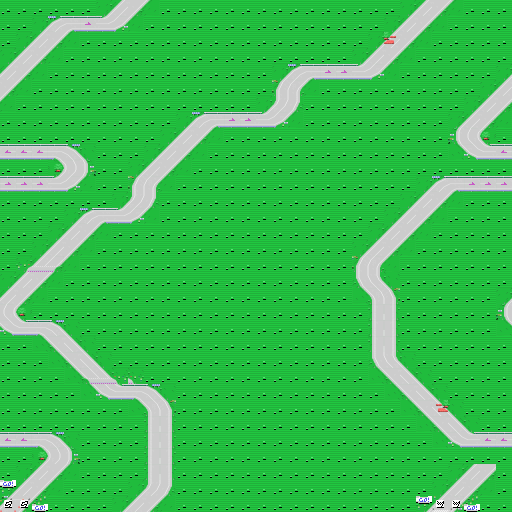

Tiled map render using the project's own tile images. Description and the whole map definition, tile-layer contents included, below:
An orthogonal 32x32 tile map with 16x16 px tiles, 1 tile layer (Capa de Patrones 1), 2 tilesets and 1 object.

<map version="1.0" orientation="orthogonal" width="32" height="32" tilewidth="16" tileheight="16">
 <tileset firstgid="1" name="tileset" tilewidth="16" tileheight="16">
  <image source="tileset.png" width="128" height="416" />
 </tileset>
 <tileset firstgid="209" name="spr_events" tilewidth="16" tileheight="16">
  <image source="spr_events.png" width="128" height="192" />
 </tileset>
 <layer name="Capa de Patrones 1" width="32" height="32">
  <data encoding="csv">
81,81,81,81,81,81,1,2,3,4,81,81,81,81,81,81,81,81,81,81,81,81,81,81,81,1,2,3,4,81,81,81,
81,81,1,7,8,5,129,130,4,81,81,81,81,81,81,81,81,81,81,81,81,81,81,81,1,2,3,4,81,81,81,81,
81,1,2,3,4,81,81,81,81,81,81,81,81,81,81,81,81,81,81,81,81,81,81,1,28,3,4,81,81,81,81,81,
1,2,3,4,81,81,81,81,81,81,81,81,81,81,81,81,81,81,81,81,81,81,1,2,3,4,81,81,81,81,81,81,
2,3,4,81,81,81,81,81,81,81,81,81,81,81,81,81,81,1,7,8,5,5,129,130,4,81,81,81,81,81,81,1,
3,4,81,81,81,81,81,81,81,81,81,81,81,81,81,81,81,15,16,4,81,81,81,81,81,81,81,81,81,81,1,2,
4,81,81,81,81,81,81,81,81,81,81,81,81,81,81,81,1,121,122,81,81,81,81,81,81,81,81,81,81,1,2,3,
81,81,81,81,81,81,81,81,81,81,81,1,7,8,5,5,129,130,4,81,81,81,81,81,81,81,81,81,1,2,3,4,
81,81,81,81,81,81,81,81,81,81,1,2,3,4,81,81,81,81,81,81,81,81,81,81,81,81,81,81,38,39,40,81,
108,108,108,105,106,112,81,81,81,1,2,3,4,81,81,81,81,81,81,81,81,81,81,81,81,81,81,81,109,31,32,108,
81,81,81,137,138,139,81,81,1,2,3,4,81,81,81,81,81,81,81,81,81,81,81,81,81,81,81,81,81,81,81,81,
5,5,5,129,130,4,81,81,15,16,4,81,81,81,81,81,81,81,81,81,81,81,81,81,81,81,1,7,8,5,5,5,
81,81,81,81,81,81,81,1,121,122,81,81,81,81,81,81,81,81,81,81,81,81,81,81,81,1,2,3,4,81,81,81,
81,81,81,81,1,7,8,129,130,4,81,81,81,81,81,81,81,81,81,81,81,81,81,81,1,2,3,4,81,81,81,81,
81,81,81,1,2,3,4,81,81,81,81,81,81,81,81,81,81,81,81,81,81,81,81,1,2,3,4,81,81,81,81,81,
81,81,1,2,3,4,81,81,81,81,81,81,81,81,81,81,81,81,81,81,81,81,1,2,3,4,81,81,81,81,81,81,
81,33,34,35,4,81,81,81,81,81,81,81,81,81,81,81,81,81,81,81,81,81,15,16,4,81,81,81,81,81,81,81,
1,2,3,4,81,81,81,81,81,81,81,81,81,81,81,81,81,81,81,81,81,81,23,24,112,81,81,81,81,81,81,81,
2,3,4,81,81,81,81,81,81,81,81,81,81,81,81,81,81,81,81,81,81,81,109,113,114,81,81,81,81,81,81,1,
39,40,81,81,81,81,81,81,81,81,81,81,81,81,81,81,81,81,81,81,81,81,81,14,115,81,81,81,81,81,81,38,
31,32,105,106,112,81,81,81,81,81,81,81,81,81,81,81,81,81,81,81,81,81,81,14,115,81,81,81,81,81,81,109,
81,81,109,110,111,112,81,81,81,81,81,81,81,81,81,81,81,81,81,81,81,81,81,14,115,81,81,81,81,81,81,81,
81,81,81,109,110,111,112,81,81,81,81,81,81,81,81,81,81,81,81,81,81,81,81,23,24,112,81,81,81,81,81,81,
81,81,81,81,109,142,143,144,144,81,81,81,81,81,81,81,81,81,81,81,81,81,81,109,110,111,112,81,81,81,81,81,
81,81,81,81,81,109,31,32,105,106,112,81,81,81,81,81,81,81,81,81,81,81,81,81,109,110,111,112,81,81,81,81,
81,81,81,81,81,81,81,81,109,113,114,81,81,81,81,81,81,81,81,81,81,81,81,81,81,109,110,133,112,81,81,81,
81,81,81,81,81,81,81,81,81,14,115,81,81,81,81,81,81,81,81,81,81,81,81,81,81,81,109,110,111,112,81,81,
108,108,105,106,112,81,81,81,81,14,115,81,81,81,81,81,81,81,81,81,81,81,81,81,81,81,81,109,31,32,108,108,
81,81,137,138,139,81,81,81,81,14,115,81,81,81,81,81,81,81,81,81,81,81,81,81,81,81,81,81,81,81,81,81,
81,1,2,3,4,81,81,81,81,14,115,81,81,81,81,81,81,81,81,81,81,81,81,81,81,81,81,81,1,2,3,81,
49,2,3,4,81,81,81,81,1,121,122,81,81,81,81,81,81,81,81,81,81,81,81,81,81,81,81,1,2,3,4,81,
57,58,59,81,81,81,81,1,2,3,4,81,81,81,81,81,81,81,81,81,81,81,81,81,81,81,49,50,51,59,81,81
</data>
 </layer>
 <objectgroup name="Capa de Objetos 1" width="32" height="32">
  <object gid="209" x="448" y="512" />
 </objectgroup>
</map>
